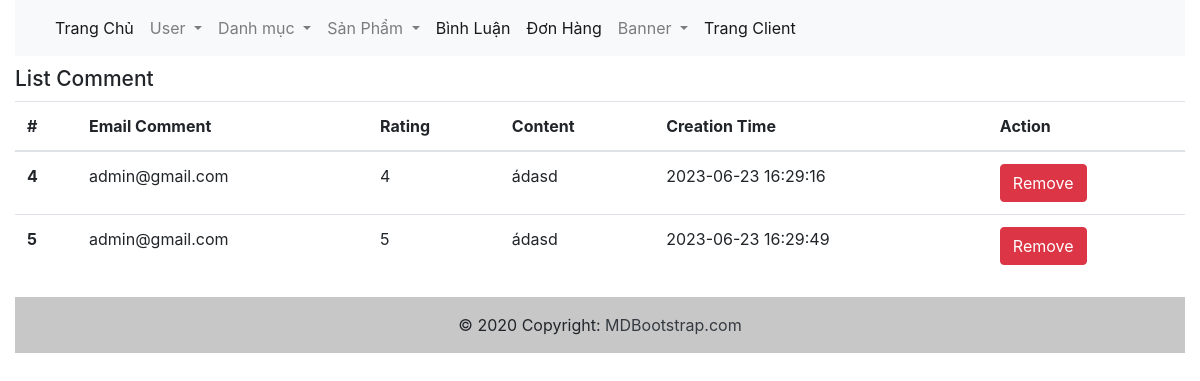
The page /admincomment/detail/16 (signed in) on the database its author committed.
### tables this page shows
CREATE TABLE `comment` (
  `id` int(11) NOT NULL,
  `content` varchar(225) DEFAULT NULL,
  `rating` int(11) NOT NULL,
  `product_id` int(11) NOT NULL,
  `user_id` int(11) NOT NULL,
  `created_date` datetime NOT NULL DEFAULT current_timestamp() ON UPDATE current_timestamp()
);

CREATE TABLE `user` (
  `id` int(20) NOT NULL,
  `name` varchar(230) NOT NULL,
  `email` varchar(230) NOT NULL,
  `password` varchar(230) NOT NULL,
  `avatar` varchar(230) NOT NULL DEFAULT 'https://img.freepik.com/free-vector/businessman-character-avatar-isolated_24877-60111.jpg?w=2000',
  `phone` varchar(12) DEFAULT NULL,
  `address` varchar(230) DEFAULT NULL,
  `role` int(20) NOT NULL DEFAULT 0
);

### app/core/Controllers.php (called while the page is built, shortened)
<?php
class Controller
{
    public function CView($view, $data = [])
    {
        require_once './app/views/' . $view . '.php';
    }
}

### app/controllers/AdminComment.controller.php (called while the page is built, shortened)
<?php
class AdminComment extends Controller
{
    function Detail($id)
    {
        $commentModel = $this->CModel("Comment");
        $comments = $commentModel->findAllCommentByproduct($id);
        $this->CView(
            'admin',
            [
                'Comments' => $comments,
                'Header' => 'header',
                'Page' => 'comment/detail',
                'Footer' => 'footer',
            ]
        );
    }
}

### index.php (called while the page is built, shortened)
<?php
$app = new App();

### app/core/db.php (called while the page is built, shortened)
<?php
class DB
{
    protected $servername = 'localhost';
    protected $username = "root";
    protected $password = "";
    function __construct()
    {
        $this->conn = mysqli_connect($this->servername, $this->username, $this->password);
    }
}

### app/models/Comment.model.php (called while the page is built, shortened)
<?php
class Comment extends DB
{
    public function findAllCommentByproduct($product_id)
    {
        $query = "SELECT comment.id AS comment_id, comment.content, comment.rating, comment.created_date, user.id AS user_id, user.email FROM comment
                  INNER JOIN user ON comment.user_id = user.id
                  WHERE comment.product_id = '$product_id'";
        $result = mysqli_query($this->conn, $query);
        $comments = array();
        while ($row = mysqli_fetch_assoc($result)) {
            $comments[] = $row;
        }
        return $comments;
    }
}

### app/views/pages/admin/comment/detail.php (the view, shortened to what this page needs)
<h1 style="font-size: 21px; margin-top: 10px;text-transform: capitalize;">List Comment</h1>
<table class="table" style="margin-top: 10px;">
    <thead>
        <tr>
            <th scope="col">#</th>
            <th scope="col">Email Comment</th>
            <th scope="col">Rating</th>
            <th scope="col">Content</th>
            <th scope="col">Creation Time</th>
            <th scope="col">Action</th>
        </tr>
    </thead>
    <tbody>
        <?php foreach ($data['Comments'] as $row) { ?>
            <tr>
                <th scope="row"><?php echo $row['comment_id'] ?></th>
                <td><?php echo $row['email'] ?></td>
                <td><?php echo $row['rating'] ?></td>
                <td><?php echo $row['content'] ?></td>
                <td><?php echo $row['created_date'] ?></td>
                <td>
                    <a class="btn btn-danger" href="<?= BASE_URL ?>/admincomment/remove/<?= $row['comment_id'] ?>">Remove</a>
                </td>
            </tr>
        <?php } ?>
    </tbody>
</table>

### rows shown on the page
comment: id "4", user.email "admin@gmail.com", rating "4", content "ádasd", created_date "2023-06-23 16:29:16"
comment: id "5", user.email "admin@gmail.com", rating "5", content "ádasd", created_date "2023-06-23 16:29:49"
